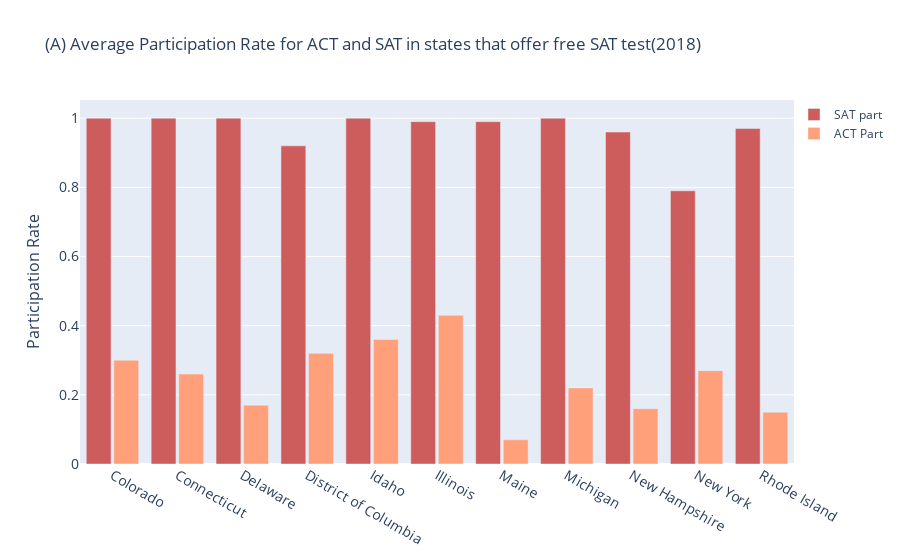

The code cell stored with this chart in its notebook:
### Code cell
fig = go.Figure()
fig.add_trace(go.Bar(
    x= final_merged_sat_act[free_SAT].state,
    y= final_merged_sat_act[free_SAT].participation_sat_2018,
    name='SAT part',
    marker_color='indianred'
))
fig.add_trace(go.Bar(
    x= final_merged_sat_act[free_SAT].state,
    y= final_merged_sat_act[free_SAT].participation_act_2018,
    name='ACT Part',
    marker_color='lightsalmon'
))

fig.update_layout(
    title="(A) Average Participation Rate for ACT and SAT in states that offer free SAT test(2018)",
    xaxis_tickfont_size=14,
    yaxis=dict(
        title='Participation Rate',
        titlefont_size=16,
        tickfont_size=14,
    ),
    legend=dict(
        x=1,
        y=1.0,
        bgcolor='rgba(255, 255, 255, 0)',
        bordercolor='rgba(255, 255, 255, 0)'
    ),
    barmode='group',
    bargap=0.15, # gap between bars of adjacent location coordinates.
    bargroupgap=0.1 # gap between bars of the same location coordinate.
)
fig.show()

### Figure 1 — Plotly figure (JSON) as saved in the notebook; plotly's stock layout.template omitted (floating-point values rounded to 4 significant figures)
{"data": [{"marker": {"color": "indianred"}, "name": "SAT part", "type": "bar", "x": ["Colorado", "Connecticut", "Delaware", "District of Columbia", "Idaho", "Illinois", "Maine", "Michigan", "New Hampshire", "New York", "Rhode Island"], "y": [1, 1, 1, 0.92, 1, 0.99, 0.99, 1, 0.96, 0.79, 0.97]}, {"marker": {"color": "lightsalmon"}, "name": "ACT Part", "type": "bar", "x": ["Colorado", "Connecticut", "Delaware", "District of Columbia", "Idaho", "Illinois", "Maine", "Michigan", "New Hampshire", "New York", "Rhode Island"], "y": [0.3, 0.26, 0.17, 0.32, 0.36, 0.43, 0.07, 0.22, 0.16, 0.27, 0.15]}], "layout": {"bargap": 0.15, "bargroupgap": 0.1, "barmode": "group", "legend": {"bgcolor": "rgba(255, 255, 255, 0)", "bordercolor": "rgba(255, 255, 255, 0)", "x": 1, "y": 1}, "title": {"text": "(A) Average Participation Rate for ACT and SAT in states that offer free SAT test(2018)"}, "xaxis": {"tickfont": {"size": 14}}, "yaxis": {"tickfont": {"size": 14}, "title": {"font": {"size": 16}, "text": "Participation Rate"}}}}
